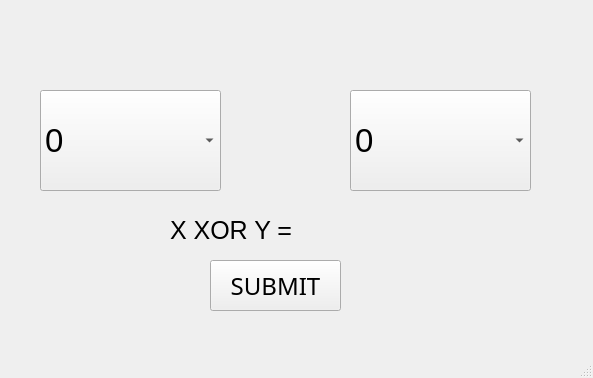
<?xml version="1.0" encoding="UTF-8"?>
<ui version="4.0">
 <class>MainWindow</class>
 <widget class="QMainWindow" name="MainWindow">
  <property name="geometry">
   <rect>
    <x>0</x>
    <y>0</y>
    <width>593</width>
    <height>378</height>
   </rect>
  </property>
  <property name="windowTitle">
   <string>MainWindow</string>
  </property>
  <widget class="QWidget" name="centralwidget">
   <widget class="QComboBox" name="combox">
    <property name="geometry">
     <rect>
      <x>40</x>
      <y>90</y>
      <width>181</width>
      <height>101</height>
     </rect>
    </property>
    <property name="font">
     <font>
      <pointsize>25</pointsize>
     </font>
    </property>
    <item>
     <property name="text">
      <string>0</string>
     </property>
    </item>
    <item>
     <property name="text">
      <string>1</string>
     </property>
    </item>
   </widget>
   <widget class="QComboBox" name="comboy">
    <property name="geometry">
     <rect>
      <x>350</x>
      <y>90</y>
      <width>181</width>
      <height>101</height>
     </rect>
    </property>
    <property name="font">
     <font>
      <pointsize>25</pointsize>
     </font>
    </property>
    <item>
     <property name="text">
      <string>0</string>
     </property>
    </item>
    <item>
     <property name="text">
      <string>1</string>
     </property>
    </item>
   </widget>
   <widget class="QPushButton" name="button">
    <property name="geometry">
     <rect>
      <x>210</x>
      <y>260</y>
      <width>131</width>
      <height>51</height>
     </rect>
    </property>
    <property name="font">
     <font>
      <family>Rasa SemiBold</family>
      <pointsize>18</pointsize>
     </font>
    </property>
    <property name="text">
     <string>SUBMIT</string>
    </property>
   </widget>
   <widget class="QLabel" name="label">
    <property name="geometry">
     <rect>
      <x>170</x>
      <y>210</y>
      <width>211</width>
      <height>41</height>
     </rect>
    </property>
    <property name="font">
     <font>
      <pointsize>19</pointsize>
     </font>
    </property>
    <property name="text">
     <string>X XOR Y =</string>
    </property>
   </widget>
  </widget>
  <widget class="QMenuBar" name="menubar">
   <property name="geometry">
    <rect>
     <x>0</x>
     <y>0</y>
     <width>593</width>
     <height>22</height>
    </rect>
   </property>
  </widget>
  <widget class="QStatusBar" name="statusbar"/>
 </widget>
 <resources/>
 <connections/>
</ui>
